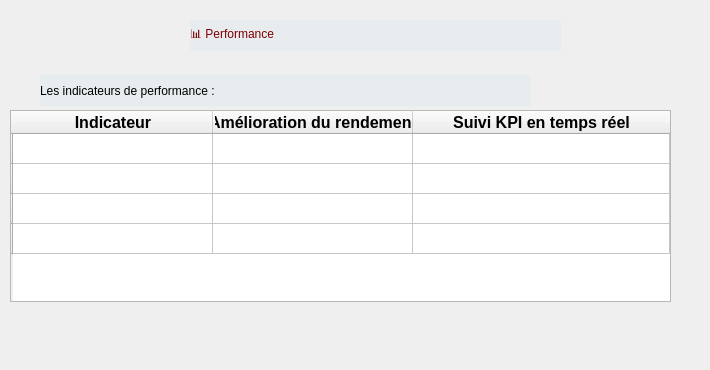
      <widget class="QWidget" name="tab_2">
       <attribute name="title">
        <string>performance</string>
       </attribute>
       <widget class="QLabel" name="label">
        <property name="geometry">
         <rect>
          <x>190</x>
          <y>20</y>
          <width>371</width>
          <height>31</height>
         </rect>
        </property>
        <property name="styleSheet">
         <string notr="true">QLabel {
	background-color: rgb(232, 236, 239);
	font: 700 18pt &quot;Segoe UI&quot;;
    color: #800000; /* dark red like your other slides */
    font-family: &quot;Georgia&quot;;
}
</string>
        </property>
        <property name="text">
         <string>📊 Performance</string>
        </property>
       </widget>
       <widget class="QLabel" name="label_2">
        <property name="geometry">
         <rect>
          <x>40</x>
          <y>75</y>
          <width>491</width>
          <height>31</height>
         </rect>
        </property>
        <property name="styleSheet">
         <string notr="true">background-color: rgb(231, 236, 239);</string>
        </property>
        <property name="text">
         <string>Les indicateurs de performance :</string>
        </property>
       </widget>
       <widget class="QTableWidget" name="tableWidget_10">
        <property name="geometry">
         <rect>
          <x>10</x>
          <y>110</y>
          <width>631</width>
          <height>192</height>
         </rect>
        </property>
        <property name="minimumSize">
         <size>
          <width>301</width>
          <height>192</height>
         </size>
        </property>
        <property name="baseSize">
         <size>
          <width>200</width>
          <height>300</height>
         </size>
        </property>
        <property name="font">
         <font>
          <family>Segoe UI</family>
          <pointsize>12</pointsize>
          <italic>false</italic>
          <bold>true</bold>
         </font>
        </property>
        <property name="styleSheet">
         <string notr="true">QTableWidget {
    border: 1px solid #aaa;
    border-radius: 6px;
    gridline-color: #ccc;
    background: #f9f9f9;
}
QHeaderView::section {
    background-color: #d9d9d9;
    font-weight: bold;
}
</string>
        </property>
        <property name="dragDropMode">
         <enum>QAbstractItemView::DragDropMode::DragDrop</enum>
        </property>
        <property name="defaultDropAction">
         <enum>Qt::DropAction::MoveAction</enum>
        </property>
        <property name="alternatingRowColors">
         <bool>false</bool>
        </property>
        <property name="selectionMode">
         <enum>QAbstractItemView::SelectionMode::NoSelection</enum>
        </property>
        <property name="showGrid">
         <bool>true</bool>
        </property>
        <property name="gridStyle">
         <enum>Qt::PenStyle::SolidLine</enum>
        </property>
        <property name="sortingEnabled">
         <bool>false</bool>
        </property>
        <property name="wordWrap">
         <bool>true</bool>
        </property>
        <property name="cornerButtonEnabled">
         <bool>false</bool>
        </property>
        <property name="columnCount">
         <number>3</number>
        </property>
        <attribute name="horizontalHeaderVisible">
         <bool>true</bool>
        </attribute>
        <attribute name="horizontalHeaderCascadingSectionResizes">
         <bool>true</bool>
        </attribute>
        <attribute name="horizontalHeaderDefaultSectionSize">
         <number>200</number>
        </attribute>
        <attribute name="horizontalHeaderStretchLastSection">
         <bool>true</bool>
        </attribute>
        <attribute name="verticalHeaderCascadingSectionResizes">
         <bool>true</bool>
        </attribute>
        <attribute name="verticalHeaderHighlightSections">
         <bool>true</bool>
        </attribute>
        <attribute name="verticalHeaderShowSortIndicator" stdset="0">
         <bool>true</bool>
        </attribute>
        <attribute name="verticalHeaderStretchLastSection">
         <bool>false</bool>
        </attribute>
        <row>
         <property name="text">
          <string/>
         </property>
        </row>
        <row>
         <property name="text">
          <string/>
         </property>
        </row>
        <row>
         <property name="text">
          <string/>
         </property>
        </row>
        <row>
         <property name="text">
          <string/>
         </property>
        </row>
        <column>
         <property name="text">
          <string>Indicateur</string>
         </property>
        </column>
        <column>
         <property name="text">
          <string>Amélioration du rendement</string>
         </property>
        </column>
        <column>
         <property name="text">
          <string>Suivi KPI en temps réel</string>
         </property>
        </column>
       </widget>
       <widget class="QLabel" name="label_85">
        <property name="geometry">
         <rect>
          <x>0</x>
          <y>0</y>
          <width>701</width>
          <height>361</height>
         </rect>
        </property>
        <property name="text">
         <string/>
        </property>
        <property name="pixmap">
         <pixmap>../../../Downloads/c9d03170-aced-4d4f-8414-d7da4814c40d.jpg</pixmap>
        </property>
       </widget>
       <widget class="QTableWidget" name="tableWidget_12">
        <property name="geometry">
         <rect>
          <x>10</x>
          <y>110</y>
          <width>661</width>
          <height>192</height>
         </rect>
        </property>
        <property name="minimumSize">
         <size>
          <width>301</width>
          <height>192</height>
         </size>
        </property>
        <property name="baseSize">
         <size>
          <width>200</width>
          <height>300</height>
         </size>
        </property>
        <property name="font">
         <font>
          <family>Segoe UI</family>
          <pointsize>12</pointsize>
          <italic>false</italic>
          <bold>true</bold>
         </font>
        </property>
        <property name="styleSheet">
         <string notr="true">background-color: #f5f5f5;   /* أزرق غامق */
    color: white;                /* النص أبيض */
    gridline-color: black;       /* لون الخطوط */
    border-radius: 8px;  
 border: 2px solid #4682B4;
        /* حواف مستديرة */
}
QHeaderView::section {
    background-color: #34495e;   /* رمادي غامق للـ header */
    color: white;
    padding: 4px;
    border: 1px solid #2c3e50;
</string>
        </property>
        <property name="dragDropMode">
         <enum>QAbstractItemView::DragDropMode::DragDrop</enum>
        </property>
        <property name="defaultDropAction">
         <enum>Qt::DropAction::MoveAction</enum>
        </property>
        <property name="alternatingRowColors">
         <bool>false</bool>
        </property>
        <property name="selectionMode">
         <enum>QAbstractItemView::SelectionMode::NoSelection</enum>
        </property>
        <property name="showGrid">
         <bool>true</bool>
        </property>
        <property name="gridStyle">
         <enum>Qt::PenStyle::SolidLine</enum>
        </property>
        <property name="sortingEnabled">
         <bool>false</bool>
        </property>
        <property name="wordWrap">
         <bool>true</bool>
        </property>
        <property name="cornerButtonEnabled">
         <bool>false</bool>
        </property>
        <property name="columnCount">
         <number>3</number>
        </property>
        <attribute name="horizontalHeaderVisible">
         <bool>true</bool>
        </attribute>
        <attribute name="horizontalHeaderCascadingSectionResizes">
         <bool>true</bool>
        </attribute>
        <attribute name="horizontalHeaderDefaultSectionSize">
         <number>200</number>
        </attribute>
        <attribute name="horizontalHeaderStretchLastSection">
         <bool>true</bool>
        </attribute>
        <attribute name="verticalHeaderCascadingSectionResizes">
         <bool>true</bool>
        </attribute>
        <attribute name="verticalHeaderHighlightSections">
         <bool>true</bool>
        </attribute>
        <attribute name="verticalHeaderShowSortIndicator" stdset="0">
         <bool>true</bool>
        </attribute>
        <attribute name="verticalHeaderStretchLastSection">
         <bool>false</bool>
        </attribute>
        <row>
         <property name="text">
          <string/>
         </property>
        </row>
        <row>
         <property name="text">
          <string/>
         </property>
        </row>
        <row>
         <property name="text">
          <string/>
         </property>
        </row>
        <row>
         <property name="text">
          <string/>
         </property>
        </row>
        <column>
         <property name="text">
          <string>Indicateur</string>
         </property>
        </column>
        <column>
         <property name="text">
          <string>Amélioration du rendement</string>
         </property>
        </column>
        <column>
         <property name="text">
          <string>Suivi KPI en temps réel</string>
         </property>
        </column>
       </widget>
       <zorder>tableWidget_10</zorder>
       <zorder>label_85</zorder>
       <zorder>label</zorder>
       <zorder>label_2</zorder>
       <zorder>tableWidget_12</zorder>
      </widget>
